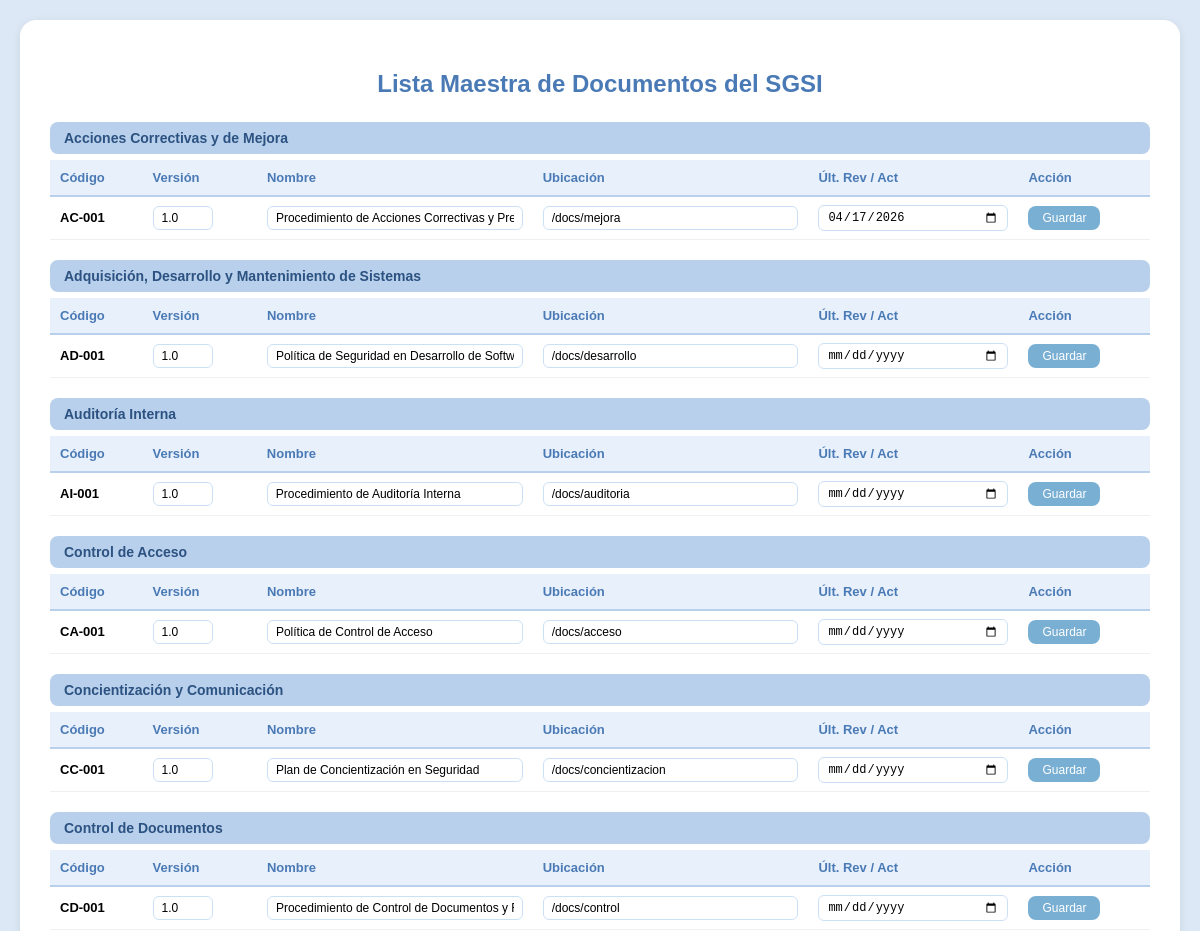
/lista-maestra/ (upper part), run on an earlier commit of the app's database.
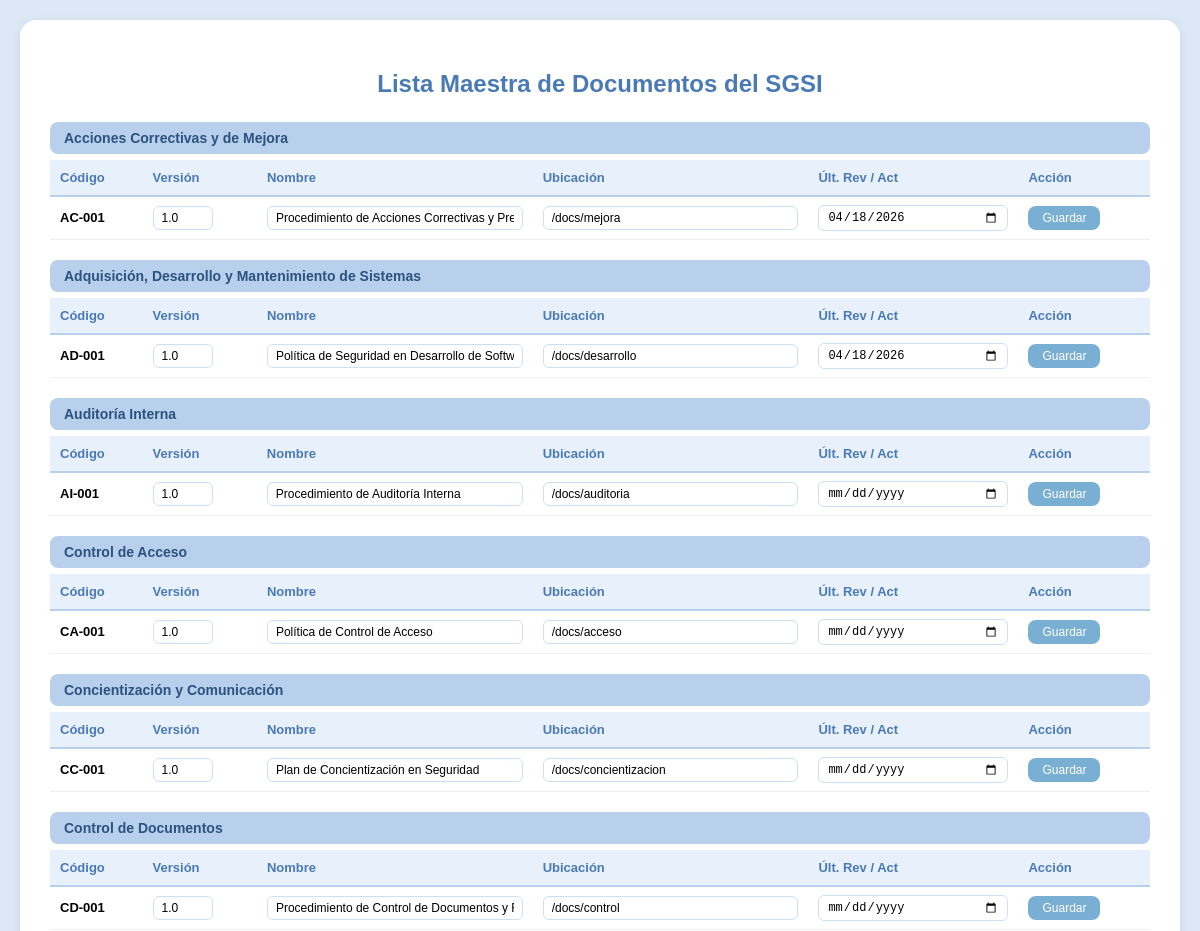
And on a later commit of the database.
### auditoria/models.py (models this page shows, shortened)
class DocumentoSGSI(models.Model):
    CATEGORIAS = [
        ('DG', 'Documentos Generales'),
        ('CD', 'Control de Documentos'),
        ('VR', 'Valoración y Plan de Tratamiento de Riesgos'),
        ('CC', 'Concientización y Comunicación'),
        ('AI', 'Auditoría Interna'),
        ('AC', 'Acciones Correctivas y de Mejora'),
        ('RD', 'Revisión por la Dirección'),
        ('PS', 'Políticas de Seguridad'),
        ('OS', 'Organización de la Seguridad de la Información'),
        ('RH', 'Seguridad de los Recursos Humanos'),
        ('GA', 'Gestión de Activos'),
        ('CA', 'Control de Acceso'),
        ('EN', 'Encriptación'),
        ('SF', 'Seguridad Física y Ambiental'),
        ('SO', 'Seguridad en la Operación'),
        ('SC', 'Seguridad en las Comunicaciones'),
        ('AD', 'Adquisición, Desarrollo y Mantenimiento de Sistemas'),
        ('RP', 'Relación con Proveedores'),
        ('GI', 'Gestión de Incidentes de Seguridad'),
        ('CN', 'Continuidad del Negocio'),
        ('CU', 'Cumplimiento'),
    ]
    codigo = models.CharField(max_length=20)
    version = models.CharField(max_length=10, default='1.0')
    nombre = models.CharField(max_length=200)
    categoria = models.CharField(max_length=2, choices=CATEGORIAS)
    ubicacion = models.CharField(max_length=200, default='/docs/')
    ultima_revision = models.DateField(null=True, blank=True)
    class Meta:
        ordering = ['categoria', 'codigo']

### auditoria/views.py (the view, shortened to what this page needs)
# urls.py: path('lista-maestra/', views.lista_maestra, name='lista_maestra'),
def lista_maestra(request):
    documentos = DocumentoSGSI.objects.all()
    categorias = DocumentoSGSI.CATEGORIAS
    return render(request, 'lista_maestra.html', {
        'documentos': documentos,
        'categorias': categorias,
    })

### auditoria/templates/lista_maestra.html (shortened to what this page needs)
<!DOCTYPE html>
<html lang="es">
<head>
</head>
<body>
<div class="container">
    <h2>Lista Maestra de Documentos del SGSI</h2>
    {% regroup documentos by get_categoria_display as docs_por_categoria %}
    {% for grupo in docs_por_categoria %}
        <div class="categoria-titulo">{{ grupo.grouper }}</div>
        <table>
            <thead>
                <tr>
                    <th>Código</th>
                    <th>Versión</th>
                    <th>Nombre</th>
                    <th>Ubicación</th>
                    <th>Últ. Rev / Act</th>
                    <th>Acción</th>
                </tr>
            </thead>
            <tbody>
                {% for doc in grupo.list %}
                <tr>
                    <form method="POST" action="{% url 'actualizar_documento' doc.id %}">
                        <td><strong>{{ doc.codigo }}</strong></td>
                        <td><input type="text" name="version" value="{{ doc.version }}" style="width:60px"></td>
                        <td><input type="text" name="nombre" value="{{ doc.nombre }}"></td>
                        <td><input type="text" name="ubicacion" value="{{ doc.ubicacion }}"></td>
                        <td><input type="date" name="ultima_revision"
                            value="{{ doc.ultima_revision|date:'Y-m-d'|default:'' }}"></td>
                        <td><button class="btn-guardar" type="submit">Guardar</button></td>
                    </form>
                </tr>
                {% endfor %}
            </tbody>
        </table>
    {% endfor %}
</div>
</body>
</html>

### auditoria/templates/lista_maestra.html (style rules this page uses)
body { font-family: Arial, sans-serif; background-color: #dce8f5; margin: 0; padding: 20px; }
.container { background: white; border-radius: 16px; padding: 30px; max-width: 1200px; margin: auto; box-shadow: 0 2px 10px rgba(0,0,0,0.08); }
h2 { text-align: center; color: #4a7ab5; margin-bottom: 24px; }
.categoria-titulo { background-color: #b8d0eb; color: #2c5282; font-weight: bold; padding: 8px 14px; border-radius: 8px; margin-top: 20px; margin-bottom: 6px; font-size: 14px; }
table { width: 100%; border-collapse: collapse; font-size: 13px; margin-bottom: 10px; }
th { background-color: #e8f0fb; color: #4a7ab5; padding: 10px; text-align: left; border-bottom: 2px solid #b8d0eb; }
td { padding: 8px 10px; border-bottom: 1px solid #f0f0f0; vertical-align: middle; }
input[type="text"], input[type="date"] { border: 1px solid #cce0f5; border-radius: 6px; padding: 4px 8px; width: 100%; font-size: 12px; box-sizing: border-box; }
.btn-guardar { background-color: #7aafd4; color: white; border: none; border-radius: 8px; padding: 5px 14px; cursor: pointer; font-size: 12px; }

What changed in the data, as far as the page shows it:
changed DocumentoSGSI "AC-001": ultima_revision "04/17/2026" → "04/18/2026"
changed DocumentoSGSI "AD-001": ultima_revision (not shown) → "04/18/2026"
